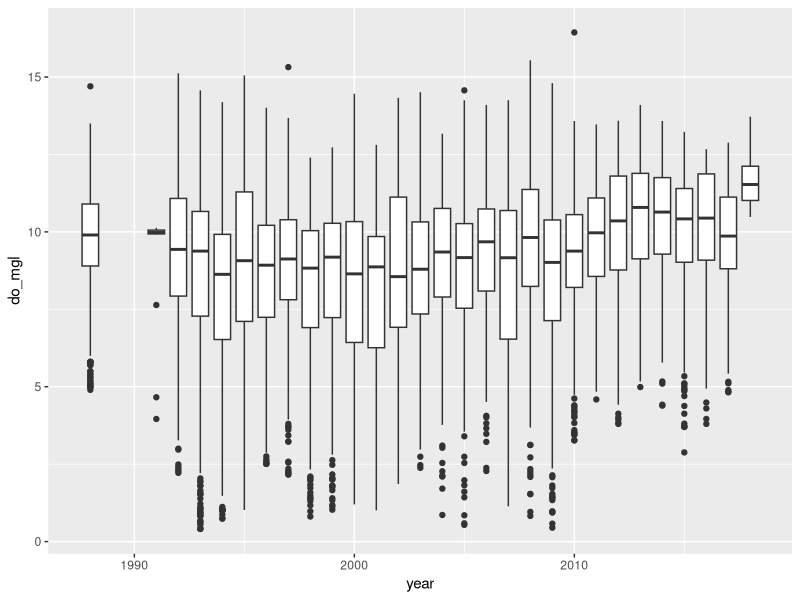
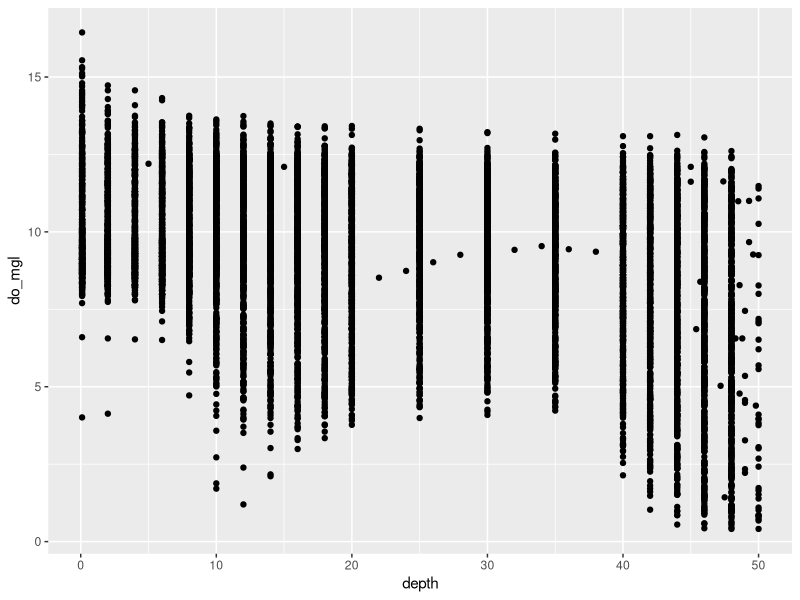
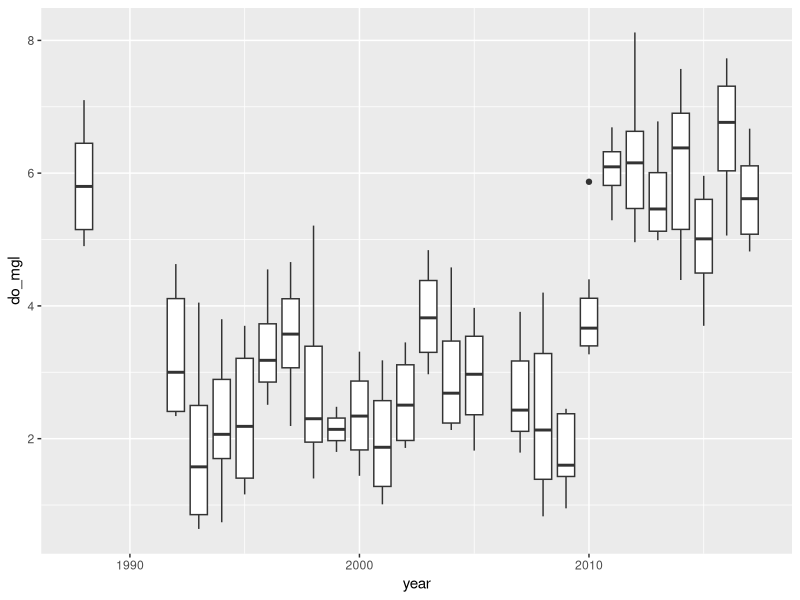
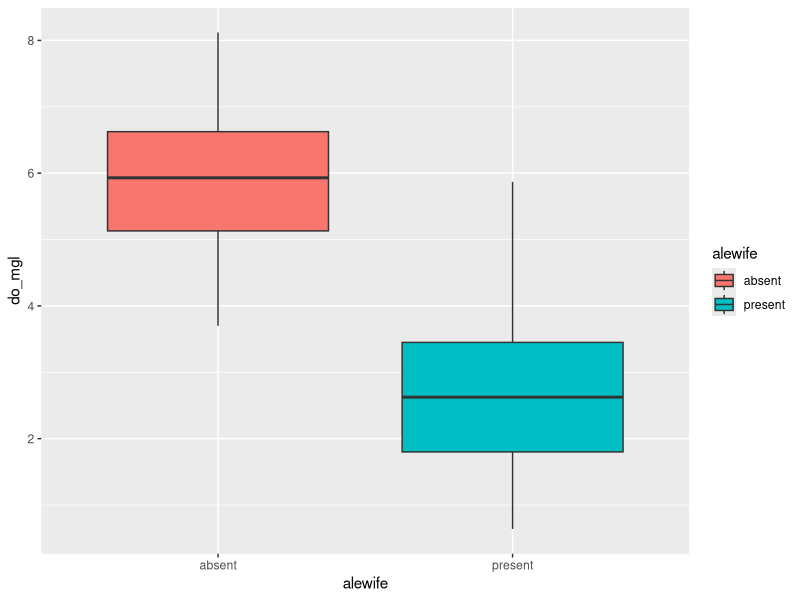
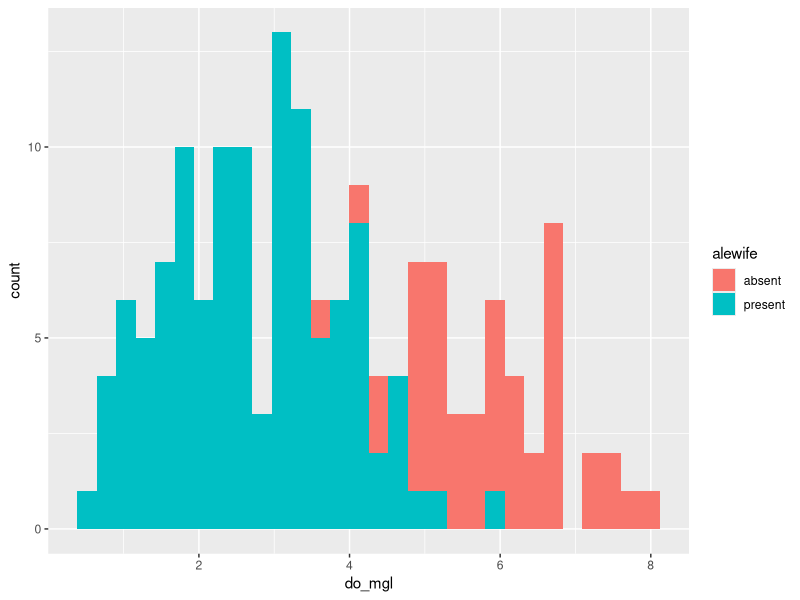
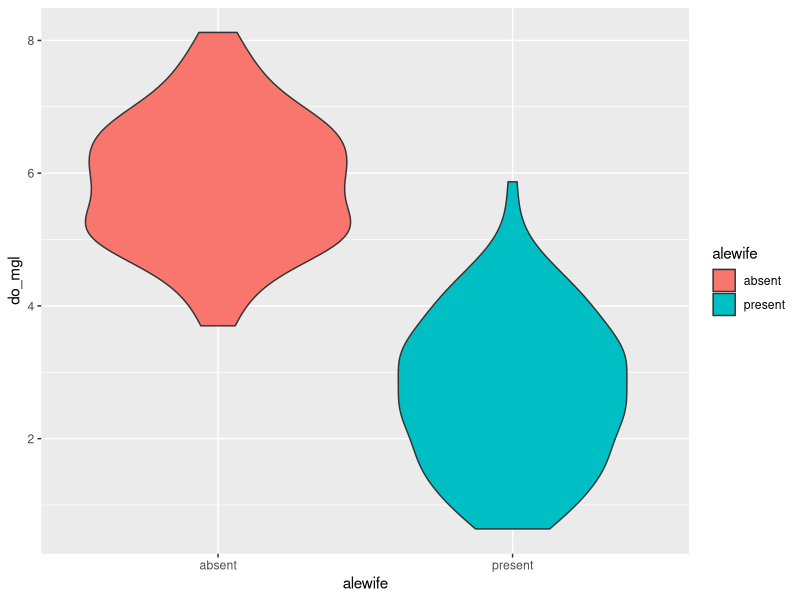
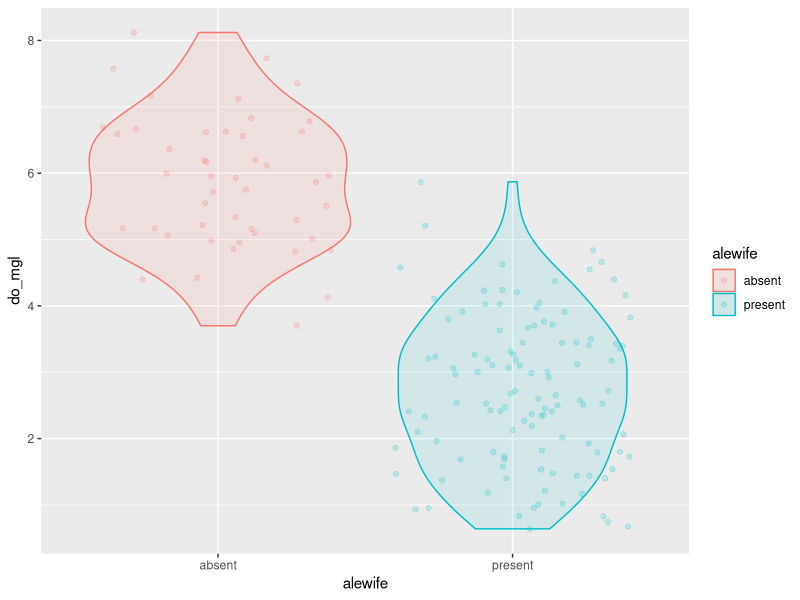
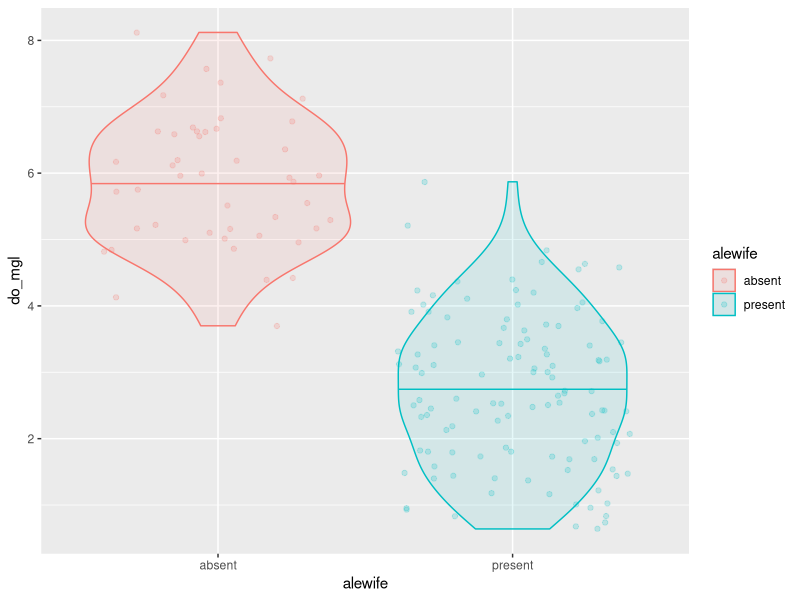

These charts were generated, in order, by the following R code:

## -------------------------------------------
library(tidyverse)



## --------------------------------------------------------------------------
otsego <- read.csv(file = "data/physical.csv", header = TRUE)



## ---- eval = FALSE---------------------------------------------------------
## ls()
## 


## --------------------------------------------------------------------------
# Insert code for this here
# This is a reminder for me to have people
# do this, not a leftover reminder to put code here.
# Do it. I'll demonstrate, don't worry!



## ---- message = FALSE------------------------------------------------------
# This will do it all at once!
ann <- # Front-end object assignment
  otsego %>% # Pass otsego to the group_by function
  group_by(year) %>% # Group by year and pass to summarize
  summarize(avg = mean(do_mgl))


## ---------------------------------------------
tempdf <- group_by(otsego, year) # Create data frame to hold grouped data
ann <- summarize( tempdf, avg = mean(do_mgl) ) # Summarize mean do_mgl by year



## ---- message = FALSE------------------------------------------------------
ann <- # Front-end object assignment
  otsego %>% # Pass otsego to the group_by function
  group_by(year) %>% # Group by year and pass to summarize
  summarize(avg = mean(do_mgl, na.rm = TRUE))


## ---------------------------------------------------------------
## which(is.na(...))


## ---------------------------------------------
bp <- ggplot(otsego, aes(x = year, y = do_mgl)) +
  geom_boxplot(aes(group = year))

print(bp)


## ---------------------------------------------
sp <- ggplot(otsego, aes(x = depth, y = do_mgl)) +
  geom_point()

print(sp)


## --------------------------------------------------------------------------
hypo <- # Front-end object assignment
  otsego %>% # Pass otsego to the subset function
  subset(depth > 40 & month == 10) # Select depths > 40 m in October


## ---------------------------------------------
ggplot(hypo, aes(x = year, y = do_mgl)) +
  geom_boxplot(mapping = aes(group = year))



## --------------------------------------------------------------------------
hypo <- hypo %>%
  subset(year > 1988)



## --------------------------------------------------------------------------
hypo$alewife <- "present"


## --------------------------------------------------------------------------
hypo$alewife[hypo$year > 2010] <- "absent"



## --------------------------------------------------------------------------
# Insert code for this here
# This is a reminder for me to have people
# do this, not a leftover reminder to put code here.
# Do it. I'll demonstrate, don't worry!



## ---------------------------------------------
ggplot(hypo, aes(x = alewife, y = do_mgl, fill = alewife)) +
  geom_boxplot()



## ---------------------------------------------
ggplot(hypo, aes(x = do_mgl, fill = alewife)) +
  geom_histogram()



## ---------------------------------------------
ggplot(hypo, aes(x = alewife, y = do_mgl, fill = alewife)) +
  geom_violin()



## ---------------------------------------------
ggplot(hypo, 
       aes(x = alewife, y = do_mgl, color = alewife, fill = alewife)) +
  geom_violin(alpha = 0.10) +
  geom_jitter(alpha = 0.20)



## ---------------------------------------------
ggplot(hypo, 
       aes(x = alewife, y = do_mgl, color = alewife, fill = alewife)) +
  geom_violin(alpha = 0.10, draw_quantiles = 0.50) +
  geom_jitter(alpha = 0.20)



## ---------------------------------------------
ggplot(hypo, 
       aes(x = alewife, y = do_mgl, color = alewife, fill = alewife)) +
  geom_violin(alpha = 0.10, draw_quantiles = 0.50) +
  geom_jitter(alpha = 0.20) +
  scale_x_discrete(labels = c("Absent", "Present")) +
  xlab("Alewife presence or absence") +
  ylab("Dissolved oxygen (mg/l)") +
  labs(fill = "Alewife", color = "Alewife") +
  theme(axis.title.x = element_text(vjust = -1),
        axis.title.y = element_text(vjust = 3)
        )



## ---------------------------------------------
ggplot(hypo, 
       aes(x = alewife, y = do_mgl, color = alewife, fill = alewife)) +
  geom_violin(alpha = 0.10, draw_quantiles = 0.50) +
  geom_jitter(alpha = 0.20) +
  scale_x_discrete(labels = c("Absent", "Present")) +
  xlab("Alewife presence or absence") +
  ylab("Dissolved oxygen (mg/l)") +
  labs(fill = "Alewife", color = "Alewife") +
  theme_bw() +
  theme(axis.title.x = element_text(vjust = -1),
        axis.title.y = element_text(vjust = 3),
        panel.grid = element_blank()
        )



## ---------------------------------------------
ggplot(hypo, 
       aes(x = alewife, y = do_mgl, color = alewife, fill = alewife)) +
  geom_violin(alpha = 0.10, draw_quantiles = 0.50) +
  geom_jitter(alpha = 0.20) +
  scale_x_discrete(labels = c("Absent", "Present")) +
  scale_fill_manual(values = c("gray40", "black")) +
  scale_color_manual(values = c("gray40", "black")) +
  xlab("Alewife presence or absence") +
  ylab("Dissolved oxygen (mg/l)") +
  labs(fill = "Alewife", color = "Alewife") +
  theme_bw() +
  theme(axis.title.x = element_text(vjust = -1),
        axis.title.y = element_text(vjust = 3),
        panel.grid = element_blank()
        )



## ---------------------------------------------
ggplot(hypo, 
       aes(x = alewife, y = do_mgl, color = alewife, fill = alewife)) +
  geom_boxplot(alpha = 0.10, width = 0.3) +
  geom_jitter(alpha = 0.20, width = .1) +
  scale_x_discrete(labels = c("Absent", "Present")) +
  scale_fill_manual(values = c("gray40", "black")) +
  scale_color_manual(values = c("gray40", "black")) +
  xlab("Alewife presence or absence") +
  ylab("Dissolved oxygen (mg/l)") +
  labs(fill = "Alewife", color = "Alewife") +
  theme_bw() +
  theme(axis.title.x = element_text(vjust = -1),
        axis.title.y = element_text(vjust = 3),
        panel.grid = element_blank()
        )



## ---------------------------------------------
ggplot(hypo, 
       aes(x = do_mgl, color = alewife, fill = alewife)) +
  geom_histogram(alpha = 0.20) +
  scale_fill_manual(values = c("gray40", "black")) +
  scale_color_manual(values = c("gray40", "black")) +
  ylab("Frequency of observation") +
  xlab("Dissolved oxygen (mg/l)") +
  labs(fill = "Alewife", color = "Alewife") +
  theme_bw() +
  theme(axis.title.x = element_text(vjust = -1),
        axis.title.y = element_text(vjust = 3),
        panel.grid = element_blank()
        )



## ---------------------------------------------
ggplot(hypo, 
       aes(x = do_mgl, color = alewife, fill = alewife)) +
  geom_histogram(alpha = 0.20) +
  scale_fill_manual(values = c("gray40", "black")) +
  scale_color_manual(values = c("gray40", "black")) +
  ylab("Frequency of observation") +
  xlab("Dissolved oxygen (mg/l)") +
  labs(fill = "Alewife", color = "Alewife") +
  facet_wrap(~alewife) +
  theme_bw() +
  theme(axis.title.x = element_text(vjust = -1),
        axis.title.y = element_text(vjust = 3),
        panel.grid = element_blank()
        )


